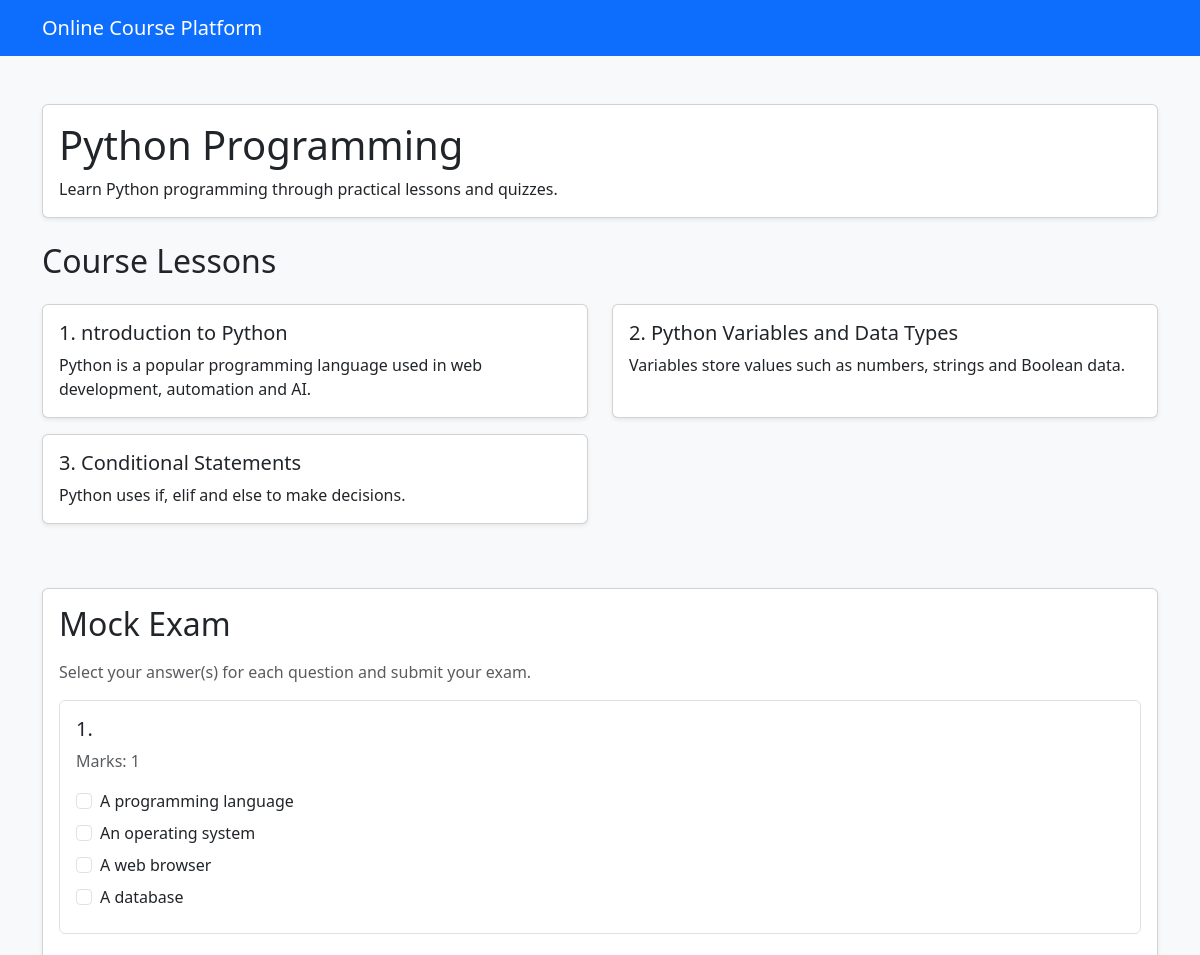
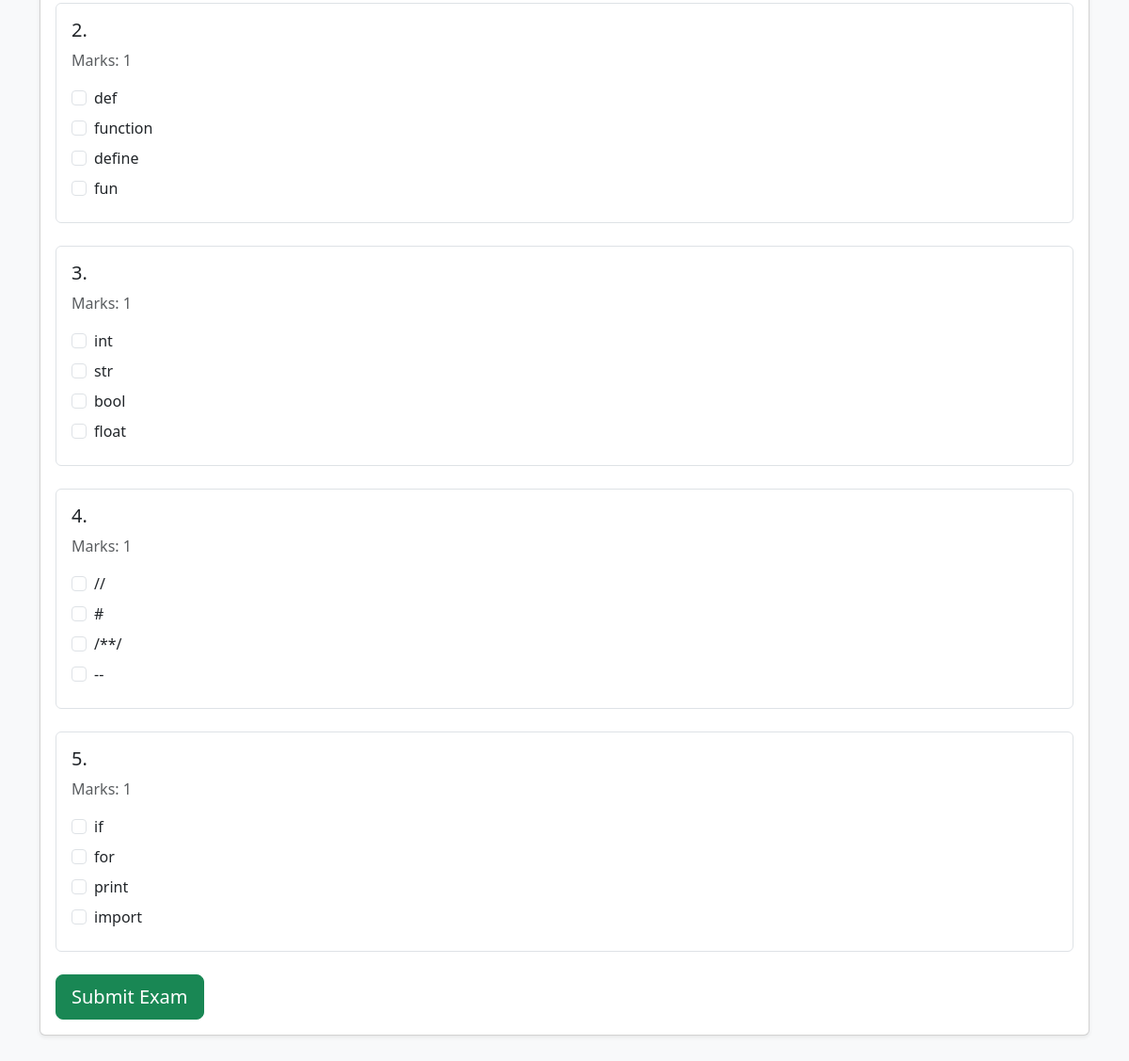
The app's page /course/1/ with its own data (2 pictures, top to bottom).
### onlinecourseapp/models.py (models this page shows, shortened)
class Course(models.Model):
    name = models.CharField(max_length=200)
    description = models.TextField()
    instructors = models.ManyToManyField(Instructor, blank=True)
    created_at = models.DateTimeField(auto_now_add=True)

class Lesson(models.Model):
    course = models.ForeignKey(
        Course, on_delete=models.CASCADE, related_name="lessons"
    )
    title = models.CharField(max_length=200)
    order = models.IntegerField(default=0)
    content = models.TextField()

class Question(models.Model):
    course = models.ForeignKey(Course, on_delete=models.CASCADE)
    question_text = models.TextField()
    grade = models.IntegerField(default=1)

class Choice(models.Model):
    question = models.ForeignKey(Question, on_delete=models.CASCADE)
    choice_text = models.CharField(max_length=300)
    is_correct = models.BooleanField(default=False)

### onlinecourseapp/views.py (the view)
def course_details(request, course_id):
    course = get_object_or_404(Course, id=course_id)
    return render(
        request,
        'onlinecourseapp/course_details_bootstrap.html',
        {'course': course}
    )

### onlinecourseapp/templates/onlinecourseapp/course_details_bootstrap.html (shortened to what this page needs)
<!DOCTYPE html>
<html lang="en">
<head>
    <link
        href="https://cdn.jsdelivr.net/npm/bootstrap@5.3.3/dist/css/bootstrap.min.css"
        rel="stylesheet"
    >
</head>
<body class="bg-light">
    <nav class="navbar navbar-dark bg-primary">
        <div class="container">
            <a class="navbar-brand" href="#">
                Online Course Platform
            </a>
        </div>
    </nav>
    <div class="container mt-5 mb-5">
        <div class="card shadow-sm mb-4">
            <div class="card-body">
                <h1 class="card-title">{{ course.name }}</h1>
                <p class="card-text">{{ course.description }}</p>
            </div>
        </div>
        <h2 class="mb-4">Course Lessons</h2>
        <div class="row">
            {% for lesson in course.lessons.all %}
                <div class="col-md-6 mb-3">
                    <div class="card h-100 shadow-sm">
                        <div class="card-body">
                            <h5 class="card-title">
                                {{ lesson.order }}. {{ lesson.title }}
                            </h5>
                            <p class="card-text">
                                {{ lesson.content }}
                            </p>
                        </div>
                    </div>
                </div>
            {% empty %}
                <div class="col-12">
                    <div class="alert alert-info">
                        No lessons available for this course.
                    </div>
                </div>
            {% endfor %}
        </div>
        <div class="card shadow-sm mt-5">
            <div class="card-body">
                <h2 class="mb-3">Mock Exam</h2>
                <p class="text-muted">
                    Select your answer(s) for each question and submit your exam.
                </p>
                <form method="POST" action="{% url 'submit' course.id %}">
                    {% for question in course.question_set.all %}
                        <div class="border rounded p-3 mb-4 bg-white">
                            <h5>
                                {{ forloop.counter }}.
                            </h5>
                            <p class="text-muted">
                                Marks: {{ question.grade }}
                            </p>
                            {% for choice in question.choice_set.all %}
                                <div class="form-check mb-2">
                                    <input
                                        class="form-check-input"
                                        type="checkbox"
                                        name="choice_{{ choice.id }}"
                                        value="{{ choice.id }}"
                                        id="choice_{{ choice.id }}"
                                    >
                                    <label
                                        class="form-check-label"
                                        for="choice_{{ choice.id }}"
                                    >
                                        {{ choice.choice_text }}
                                    </label>
                                </div>
                            {% empty %}
                                <p class="text-danger">
                                    No choices available for this question.
                                </p>
                            {% endfor %}
                        </div>
                    {% empty %}
                        <div class="alert alert-warning">
                            No exam questions have been added yet.
                        </div>
                    {% endfor %}
                    {% if course.question_set.exists %}
                        <button
                            type="submit"
                            class="btn btn-success btn-lg"
                        >
                            Submit Exam
                        </button>
                    {% endif %}
                </form>
            </div>
        </div>
    </div>
</body>
</html>

### records on screen
Course: name "Python Programming", description "Learn Python programming through practical lessons and quizzes."
Lesson: order "1", title "ntroduction to Python", content "Python is a popular programming language used in web development, automation and AI."
Lesson: order "2", title "Python Variables and Data Types", content "Variables store values such as numbers, strings and Boolean data."
Lesson: order "3", title "Conditional Statements", content "Python uses if, elif and else to make decisions."
Question: grade "1"
Choice: choice_text "A programming language"
Choice: choice_text "An operating system"
Choice: choice_text "A web browser"
Choice: choice_text "A database"
Question: grade "1"
Choice: choice_text "def"
Choice: choice_text "function"
Choice: choice_text "define"
Choice: choice_text "fun"
Question: grade "1"
Choice: choice_text "int"
Choice: choice_text "str"
Choice: choice_text "bool"
Choice: choice_text "float"
Question: grade "1"
Choice: choice_text "//"
Choice: choice_text "#"
Choice: choice_text "/**/"
Choice: choice_text "--"
Question: grade "1"
Choice: choice_text "if"
Choice: choice_text "for"
Choice: choice_text "print"
Choice: choice_text "import"
